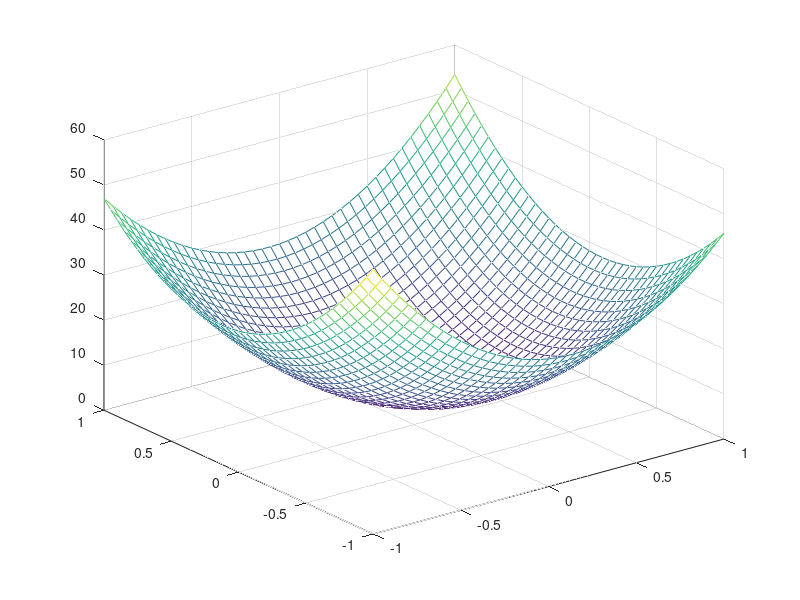

The MATLAB source for this figure:
1;

function r = y(t)
    for i=1:length(t)
        if(t(i) < 0)
            r(i) = -1;
        else
            r(i) = 1;
        end
    end
endfunction

function r = y_aprox(t, alfa1, alfa3)
    for i=1:length(t)
        term1 = alfa1 * sqrt(3/2)*t(i);
        term2 = alfa3*sqrt(7/2)*(5/2*t(i)^3 - 3/2*t(i));
        r(i) = term1 + term2;
    end
endfunction

t0 = -1;
dt = 0.05;
tn = 1;
t = t0:dt:tn;

alfa_ini = -1;
delta_alfa = 0.05;
alfa_fin = 1;
restadores = alfa_ini:delta_alfa:alfa_fin;

alfa1 = sqrt(3/2);
alfa3 = -sqrt(7/32);

cantidad_alfas = length(restadores);
cantidad_t = length(t);

y_orig = y(t);
error_cuadratico = zeros(cantidad_alfas, cantidad_alfas);
for i=1:cantidad_alfas
    for j=1:cantidad_alfas
        y_aproximada = y_aprox(t, alfa1+restadores(i), alfa3+restadores(j));
        error_cuadratico(i,j) = norm(y_orig - y_aproximada,2)^2;
    end
end

mesh(restadores(1,:), restadores(1,:), error_cuadratico);
hold on;
